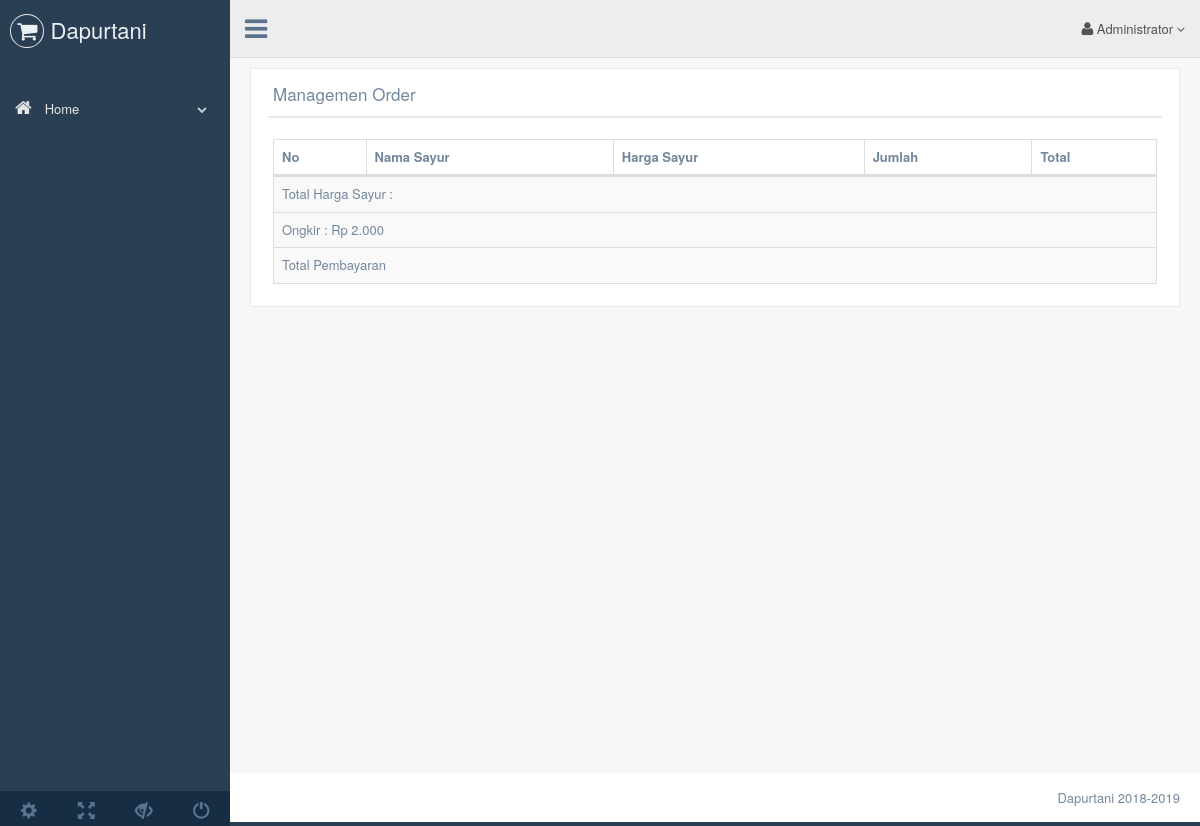
The app's page /s_pengiriman/detail/1568856122, older data.
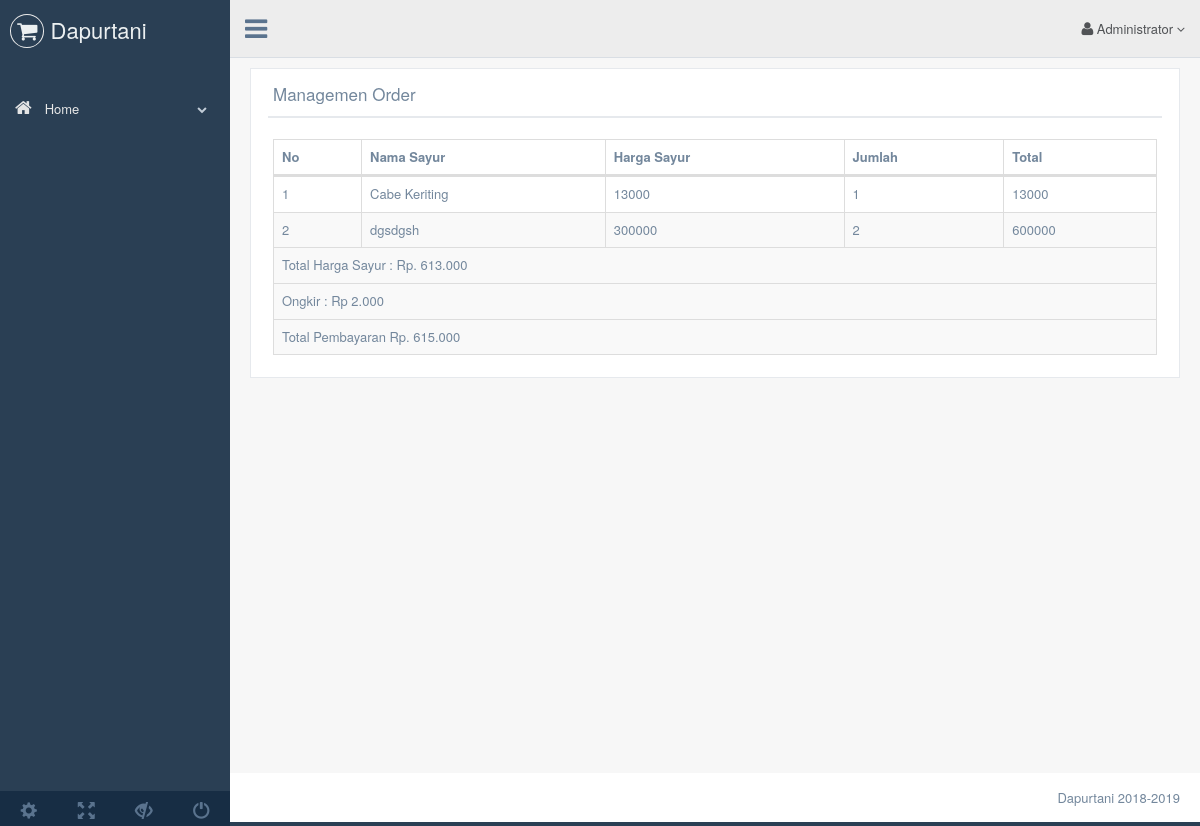
The same page, newer data.
### tables this page shows
CREATE TABLE `t_detail_order` (
  `id_order` varchar(10) NOT NULL,
  `id_sayur` int(7) NOT NULL,
  `nama_sayur` varchar(36) NOT NULL,
  `qty` int(4) NOT NULL,
  `biaya` int(9) NOT NULL,
  `sub` varchar(100) NOT NULL,
  `total` varchar(30) NOT NULL
);

### application/libraries/Template.php (called while the page is built, shortened)
<?php
class Template extends CI_Controller
{
  function __construct()
  {
    $this->ci =&get_instance();
  }
  function admin($template, $data='')
  {
    $data['content'] = $this->ci->load->view($template, $data, TRUE);
    $data['nav'] = $this->ci->load->view('admin/nav', $data, TRUE);
    $this->ci->load->view('admin/dashboard', $data);
  }
}

### application/controllers/S_pengiriman.php (called while the page is built, shortened)
<?php
class S_pengiriman extends CI_Controller {
  public function detail()
  {
    $id_order = $this->uri->segment(3);
    $data['t_detail_order'] = $this->admin->get_where('t_detail_order', array('id_order' => $id_order));
     $this->template->admin('admin/detail_transaksi', $data);
  }
}

### index.php (called while the page is built, shortened)
<?php
require_once BASEPATH.'core/CodeIgniter.php';

### application/models/Admin.php (called while the page is built, shortened)
<?php
class Admin extends CI_Model {
	function get_where($table = null, $where = null)
	{
		$this->db->from($table);
		$this->db->where($where);
		return $this->db->get();
	}
}

### application/views/admin/detail_transaksi.php (the view, shortened to what this page needs)
<div class="x_panel">
   <div class="x_title">
      <h2>Managemen Order</h2>
     <div class="clearfix"></div>
   </div>
   <div class="x_content">
      <table class="table table-striped table-bordered dt-responsive nowrap" id="datatable">
         <thead>
            <tr>
              <th>No</th>
               <th>Nama Sayur</th>
               <th>Harga Sayur</th>
               <th>Jumlah</th>
               <th>Total</th>
            </tr>
         </thead>
         <tbody>
            <tr>
<?php
$i = 1;
    foreach ($t_detail_order->result() as $key) :
 ?>
 <tr>
                <td><?= $i++; ?></td>
               <td><?= $key->nama_sayur; ?></td>
                <td><?= $key->biaya; ?></td>
               <td><?= $key->qty; ?></td>
               <td><?= $key->biaya * $key->qty; ?></td>
            </tr>
            <?php endforeach; ?>
              <td colspan="6">Total Harga Sayur :
               <?= $key->sub; ?></td>
           <td colspan="6"> Ongkir : Rp 2.000</td>
           <td colspan="6"> Total Pembayaran <?= $key->total; ?></td>
         </tbody>
      </table>
   </div>
</div>

Row changes from the older to the newer data that the page shows:
added t_detail_order: nama_sayur "Cabe Keriting", biaya "13000", qty "1", $key->biaya*$key->qty "13000"
added t_detail_order: nama_sayur "dgsdgsh", biaya "300000", qty "2", $key->biaya * $key->qty "600000", sub "Rp. 613.000", total "Rp. 615.000"
